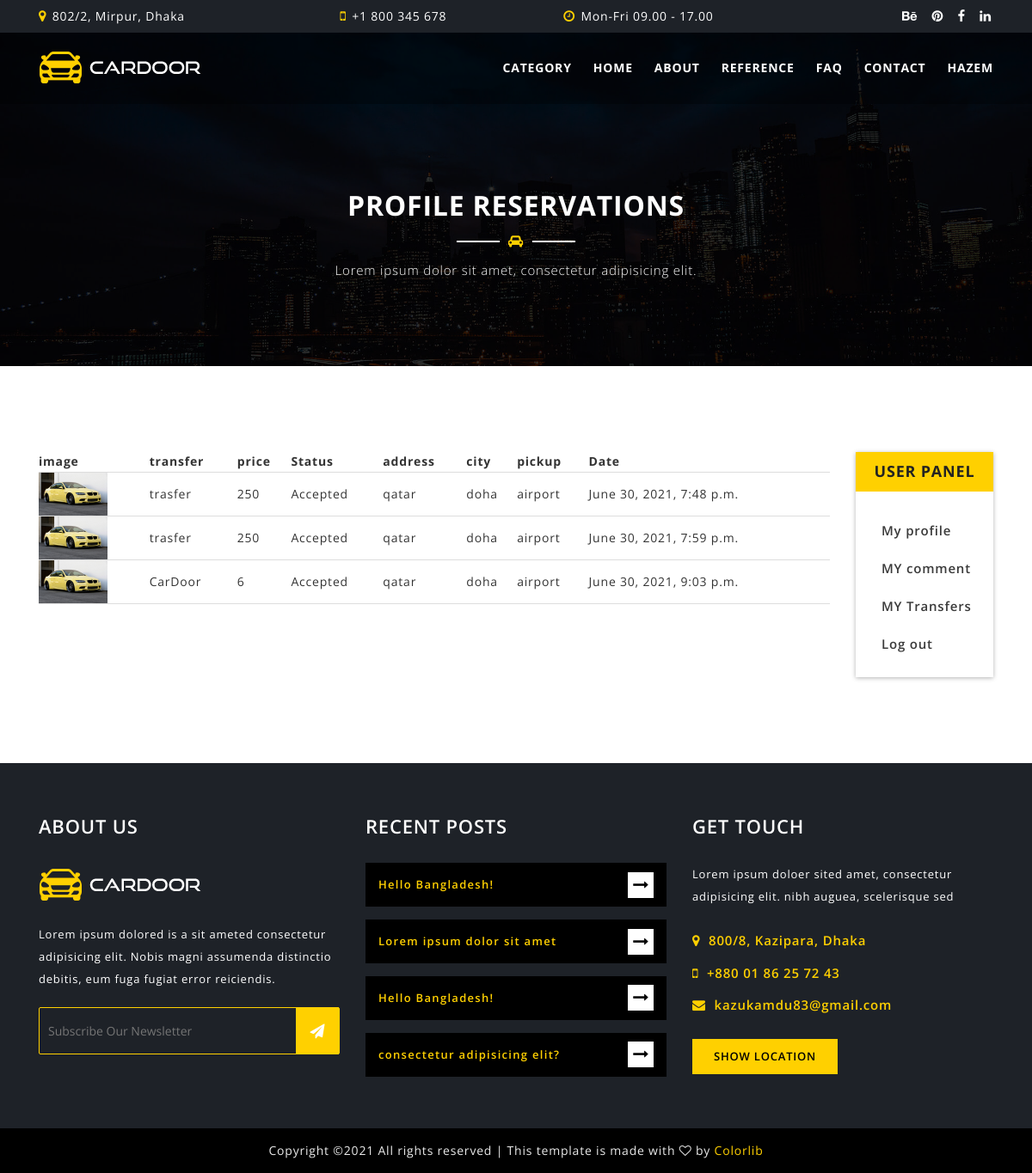
The app's page /user/reservationdetails/1 (signed in) with its own data.
### reservations/models.py (models this page shows, shortened)
class reservTransfer(models.Model):
    STATUS = (
        ('New', 'New'),
        ('Accepted', 'Accepted'),
        ('Canceled', 'Canceled'),
    )
    reservation = models.ForeignKey(Reservation, on_delete=models.CASCADE)
    user = models.ForeignKey(User, on_delete=models.CASCADE)
    transfer = models.ForeignKey(Transfer, on_delete=models.CASCADE)
    status = models.CharField(max_length=10, choices=STATUS, default='New')
    price = models.IntegerField()
    create_at = models.DateTimeField(auto_now_add=True)
    update_at = models.DateTimeField(auto_now=True)

class Reservation(models.Model):
    STATUS = (
        ('New', 'New'),
        ('Pending', 'Pending'),
        ('Accepted', 'Accepted'),
        ('Canceled', 'Canceled'),
    )
    user = models.ForeignKey(User, on_delete=models.SET_NULL, null=True)
    first_name = models.CharField(max_length=15)
    last_name = models.CharField(max_length=15)
    phone = models.CharField(max_length=20, blank=True)
    address = models.CharField(max_length=155, blank=True)
    city = models.CharField(max_length=30, blank=True)
    pickup = models.CharField(max_length=20, blank=True)
    status = models.CharField(max_length=10, choices=STATUS, default='New')
    ip = models.CharField(max_length=20, blank=True)
    adminnote = models.CharField(blank=True, max_length=150)
    create_at = models.DateTimeField(auto_now_add=True)
    update_at = models.DateTimeField(auto_now=True)

### transfer/models.py (models this page shows, shortened)
class Transfer(models.Model):
    STATUS = (
        ('True', 'True'),
        ('False', 'False'),
    )
    LOCATION = (
        ('Address', 'Address'),
        ('Hotel', 'Hotel'),
    )
    BAGGAGE = (
        ('YES', 'YES'),
        ('NO', 'NO')
    )
    category = models.ForeignKey(Category, on_delete=models.CASCADE)
    title = models.CharField(max_length=150)
    keywords = models.CharField(max_length=255)
    description = models.CharField(max_length=255)
    image = models.ImageField(null=True, upload_to='images/', default='images/default.jpg')
    airport = models.CharField(max_length=50)
    seat = models.IntegerField()
    shuttle = models.CharField(max_length=50)
    price = models.FloatField()
    detail = RichTextUploadingField()
    slug = models.SlugField(null=False, unique=True)
    status = models.CharField(max_length=30, choices=STATUS)
    create_at = models.DateTimeField(auto_now_add=True)
    update_at = models.DateTimeField(auto_now=True)
    def image_tag(self):
        return mark_safe('<img src="{}" height="50"/>'.format(self.image.url))
    image_tag.short_description = 'Image'

### user/views.py (the view)
# urls.py: path('reservationdetails/<int:id>', views.reservationdetails, name='reservationdetails'),
@login_required(login_url='/login')
def reservationdetails(request, id):
    category = Category.objects.all()
    current_user = request.user
    reservation = Reservation.objects.get(user_id=current_user.id, id=id)
    reservationsitems = reservTransfer.objects.filter(reservation_id=id)
    context = {
        'category': category,
        'reservation': reservation,
        'reservationsitems': reservationsitems
    }
    return render(request, 'user_reserv_detail.html', context)

### user/templates/user_reserv_detail.html (shortened to what this page needs)
{% extends "homebase.html" %}
{% block body %}
<section id="page-title-area" class="section-padding overlay">
        <div class="container">
            <div class="row">
                <div class="col-lg-12">
                    <div class="section-title  text-center">
                        <h2>profile reservations</h2>
                        <span class="title-line"><i class="fa fa-car"></i></span>
                        <p>Lorem ipsum dolor sit amet, consectetur adipisicing elit.</p>
                    </div>
                </div>
            </div>
        </div>
    </section>
    <section id="car-list-area" class="section-padding">
        <div class="container">
            <div class="row">
                <div class="col-lg-10">
                    <table style="border-collapse: collapse;width:100%">
                        <tr >
                            <th style="border-bottom: 1px solid #ddd">image</th>
                            <th style="border-bottom: 1px solid #ddd">transfer</th>
                            <th style="border-bottom: 1px solid #ddd"> price</th>
                            <th style="border-bottom: 1px solid #ddd"> Status</th>
                            <th style="border-bottom: 1px solid #ddd"> address</th>
                            <th style="border-bottom: 1px solid #ddd"> city</th>
                            <th style="border-bottom: 1px solid #ddd"> pickup</th>
                            <th style="border-bottom: 1px solid #ddd">Date</th>
                        </tr>
                        {% for rs in reservationsitems %}
                        <tr>
                            <td style="border-bottom: 1px solid #ddd"><img src="{{ rs.transfer.image.url }}" width="80" height="50"></img>  </td>
                            <td style="border-bottom: 1px solid #ddd">{{ rs.transfer.title }}</td>
                            <td style="border-bottom: 1px solid #ddd">{{ rs.price }}</td>
                            <td style="border-bottom: 1px solid #ddd">{{ rs.status }}</td>
                            <td style="border-bottom: 1px solid #ddd">{{ rs.reservation.address }}   </td>
                            <td style="border-bottom: 1px solid #ddd">{{ rs.reservation.city }}</td>
                            <td style="border-bottom: 1px solid #ddd">{{ rs.reservation.pickup }}</td>
                            <td style="border-bottom: 1px solid #ddd">{{ rs.create_at }}</td>
                        </tr>
                        {% endfor %}
                    </table>
                </div>
                <div class="col-lg-2">
                    <div class="sidebar-content-wrap m-t-50">
                        <div class="single-sidebar">
                            <h3>User Panel</h3>
                            <div class="sidebar-body">
                                <ul class="recent-tips">
                                    <li class="single-recent-tips">
                                        <div class="recent-tip-body">
                                            <h4><a href="/user">My profile</a></h4>
                                        </div>
                                    </li>
                                    <li class="single-recent-tips">
                                        <div class="recent-tip-body">
                                            <h4><a href="#">MY comment</a></h4>
                                        </div>
                                    </li>
                                    <li class="single-recent-tips">
                                        <div class="recent-tip-body">
                                            <h4><a href="#">MY Transfers</a></h4>
                                        </div>
                                    </li>
                                    <li class="single-recent-tips">
                                        <div class="recent-tip-body">
                                            <h4><a href="/logout">Log out</a></h4>
                                        </div>
                                    </li>
                                </ul>
                            </div>
                        </div>
                    </div>
                </div>
            </div>
        </div>
    </section>
{% endblock %}

### home/templates/header.html (shortened to what this page needs)
 {% load static %}
    <header id="header-area" class="fixed-top">
        <div id="header-top" class="d-none d-xl-block">
            <div class="container">
                <div class="row">
                    <div class="col-lg-3 text-left">
                        <i class="fa fa-map-marker"></i> 802/2, Mirpur, Dhaka
                    </div>
                    <div class="col-lg-3 text-center">
                        <i class="fa fa-mobile"></i> +1 800 345 678
                    </div>
                    <div class="col-lg-3 text-center">
                        <i class="fa fa-clock-o"></i> Mon-Fri 09.00 - 17.00
                    </div>
                    <div class="col-lg-3 text-right">
                        <div class="header-social-icons">
                            <a href="#"><i class="fa fa-behance"></i></a>
                            <a href="#"><i class="fa fa-pinterest"></i></a>
                            <a href="#"><i class="fa fa-facebook"></i></a>
                            <a href="#"><i class="fa fa-linkedin"></i></a>
                        </div>
                    </div>
                </div>
            </div>
        </div>
        <div id="header-bottom">
            <div class="container">
                <div class="row">
                    <div class="col-lg-4">
                        <a href="/" class="logo">
                            <img src="{% static 'img/logo.png' %}" alt="JSOFT">
                        </a>
                    </div>
                    <div class="col-lg-8  d-xl-block">
                       <nav class="mainmenu alignright">
                            <ul>
                                <li><a href="\">Category</a>
                                        {% load mptt_tags %}
                                </li>
                                <li><a href="/">Home</a></li>
                                <li><a href="/aboutus">About</a></li>
                                <li><a href="/references">Reference</a></li>
                                <li><a href="/sss">FAQ</a></li>
                                <li><a href="/contact">Contact</a></li>
                                {% if user.id is not None %}
                                <li><a href="/user">{{ user.first_name }}</a>
                                </li>
                                {% else %}
                                <li><a href="/login/">Login</a></li>
                                <li><a href="/signup/">Sign Up </a></li>
                                {% endif %}
                            </ul>
                        </nav>
                    </div>
                </div>
            </div>
        </div>
    </header>

### home/static/style.css (style rules this page uses)
.overlay { position: relative; z-index: 1; }
.overlay:after { background-color: rgba(0, 0, 0, 0.8); content: ""; left: 0; position: absolute; top: 0; height: 100%; width: 100%; z-index: -1; }
.section-padding { padding: 100px 0; }
.section-title { font-size: 15px; font-weight: 300; margin-bottom: 80px; }
.section-title h2 { margin-bottom: 10px; position: relative; text-transform: uppercase; }
.section-title p { margin-top: 10px; }
.section-title .title-line { color: #ffd000; position: relative; }
.section-title .title-line::after { background-color: #333; content: ""; height: 2px; left: -60px; position: absolute; top: 10px; width: 50px; }
.section-title .title-line::before { background-color: #333; content: ""; height: 2px; position: absolute; right: -60px; top: 10px; width: 50px; }
.overlay .section-title h2, .overlay .section-title p { color: #fff; }
.overlay .section-title .title-line::after, .overlay .section-title .title-line::before { background-color: #fff; }
#header-area, #header-area a { color: #fff; }
#header-top { background-color: #1e2228; padding: 8px 0; }
#header-top i { color: #ffd000; font-size: 15px; margin-right: 2px; }
#header-area .header-social-icons a i.fa { color: #fff; font-size: 15px; margin-left: 10px; -webkit-transition: 0.4s; transition: 0.4s; }
#header-bottom { background-color: rgba(0, 0, 0, 0.3); padding: 15px 0; -webkit-transition: all 0.4s ease 0s; transition: all 0.4s ease 0s; }
.logo { display: inline-block; }
.mainmenu ul li { float: left; position: relative; }
.mainmenu ul li a { display: block; font-weight: 700; margin-left: 25px; padding: 15px 0; text-transform: uppercase; -webkit-transition: all 0.4s ease 0s; transition: all 0.4s ease 0s; }
#header-bottom .container { position: relative; }
.slicknav_nav { background-color: #000; border-top: 1px solid #ffd000; position: absolute; top: 65px; width: 100%; }
.slicknav_nav ul, .slicknav_nav ul li a, .slicknav_nav ul li.slicknav_parent a { margin: 0; -webkit-transition: 0.4s; transition: 0.4s; text-transform: uppercase; }
html, body, #slideslow-bg, #slideslow-bg div { height: 100%; }
#page-title-area { background-image: url("img/page-title.jpg"); background-position: center center; background-size: cover; padding-top: 220px; }
#page-title-area .section-title { margin-bottom: 0; }
.single-sidebar { -webkit-box-shadow: 0 1px 5px rgba(0, 0, 0, 0.3); box-shadow: 0 1px 5px rgba(0, 0, 0, 0.3); color: #575757; font-size: 15px; margin-bottom: 30px; }
.single-sidebar h3 { background-color: #ffd000; color: #222; font-size: 18px; padding: 12px 5px; text-align: center; text-transform: uppercase; }
.single-sidebar:last-child { margin-bottom: 0; }
.sidebar-body { line-height: 2; padding: 30px 15px; }
.single-recent-tips { margin-bottom: 20px; }
.single-recent-tips:last-child { margin-bottom: 0; }
.recent-tip-thum, .recent-tip-body { display: table-cell; vertical-align: middle; }
.recent-tip-body { color: #555; font-size: 10px; font-weight: 600; padding-left: 15px; }
.recent-tip-body a { color: #3a3a3a; font-size: 15px; font-weight: 600; -webkit-transition: all 0.4s ease 0s; transition: all 0.4s ease 0s; }
.recent-tip-body h4 { line-height: 1; }

### records on screen
reservTransfer: transfer.image (picture), transfer "trasfer", price "250", status "Accepted", reservation.address "qatar", reservation.city "doha", reservation.pickup "airport", create_at "June 30, 2021, 7:48 p.m."
reservTransfer: transfer.image (picture), transfer "trasfer", price "250", status "Accepted", reservation.address "qatar", reservation.city "doha", reservation.pickup "airport", create_at "June 30, 2021, 7:59 p.m."
reservTransfer: transfer.image (picture), transfer "CarDoor", price "6", status "Accepted", reservation.address "qatar", reservation.city "doha", reservation.pickup "airport", create_at "June 30, 2021, 9:03 p.m."

### other values on screen
{{ user.first_name }} "HAZEM"
